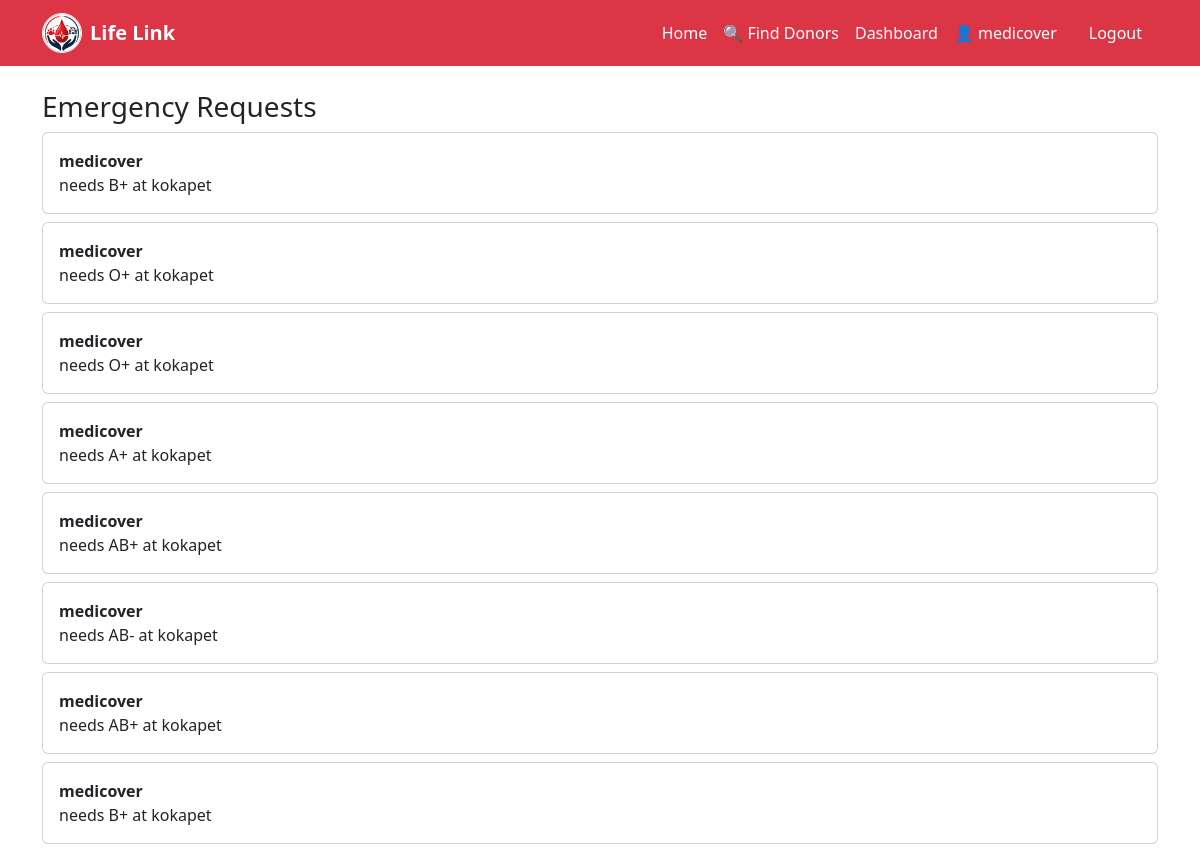
/view-requests/ (signed in), run on the app's committed database.
### core/models.py (models this page shows, shortened)
class BloodRequest(models.Model):
    STATUS_CHOICES = [
        ('pending', 'Pending'),
        ('fulfilled', 'Fulfilled'),
    ]
    hospital = models.ForeignKey(Hospital, on_delete=models.CASCADE)
    blood_group = models.CharField(max_length=5)
    location = models.CharField(max_length=100)
    status = models.CharField(
        max_length=20,
        choices=STATUS_CHOICES,
        default='pending'
    )
    created_at = models.DateTimeField(auto_now_add=True)
    fulfilled_by = models.ForeignKey(
        Donor,
        on_delete=models.SET_NULL,
        null=True,
        blank=True
    )

class Hospital(models.Model):
    user = models.OneToOneField(User, on_delete=models.CASCADE)
    name = models.CharField(max_length=100)
    location = models.CharField(max_length=100)
    phone = models.CharField(max_length=15, blank=True, null=True)

### core/views.py (the view)
# urls.py: path('view-requests/', views.view_requests, name='view_requests'),
def view_requests(request):
    requests = BloodRequest.objects.all().order_by('-id')
    return render(request, 'view_requests.html', {'requests': requests})

### core/context_processors.py (called while the page is built)
def user_role(request):
    if request.user.is_authenticated:
        return {
            'is_donor': Donor.objects.filter(user=request.user).exists(),
            'is_hospital': Hospital.objects.filter(user=request.user).exists()
        }
    return {}

### core/templates/view_requests.html
{% extends 'base.html' %}
{% block content %}
<h3>Emergency Requests</h3>
{% for r in requests %}
<div class="card p-3 mb-2">
    <b>{{ r.hospital.name }}</b> needs {{ r.blood_group }} at {{ r.location }}
</div>
{% endfor %}
{% endblock %}

### core/templates/base.html (shortened to what this page needs)
{% load static %}
<!DOCTYPE html>
<html>
<head>
    <link href="https://cdn.jsdelivr.net/npm/bootstrap@5.3.0/dist/css/bootstrap.min.css" rel="stylesheet">
</head>
<body>
<nav class="navbar navbar-expand-lg navbar-dark bg-danger">
    <div class="container">
       <a class="navbar-brand d-flex align-items-center" href="{% url 'home' %}">
    <img src="{% static 'images/logo.png' %}"
         alt="Logo"
         width="40" height="40"
         class="me-2 rounded-circle border border-light">
    <span class="fw-bold text-white">Life Link</span>
</a>
        <div class="collapse navbar-collapse" id="navbarNav">
            <ul class="navbar-nav ms-auto">
                <li class="nav-item">
                    <a class="nav-link text-white" href="{% url 'home' %}"> Home</a>
                </li>
                {% if user.is_authenticated %}
                    {% if is_hospital %}
                        <li class="nav-item">
                            <a class="nav-link text-white" href="/search/">🔍 Find Donors</a>
                        </li>
                    {% endif %}
                    <li class="nav-item">
                        <a class="nav-link text-white" href="/dashboard/"> Dashboard</a>
                    </li>
                    <li class="nav-item">
                        <span class="nav-link text-white">
                            👤 {{ user.username }}
                        </span>
                    </li>
                    <li class="nav-item">
                        <a class="nav-link btn btn-dark text-white px-3 ms-2" href="/logout/">
                            Logout
                        </a>
                    </li>
                {% endif %}
            </ul>
        </div>
    </div>
</nav>
<div class="container mt-4">
    {% block content %}
    {% endblock %}
</div>
</body>
</html>

### core/templates/base.html (style rules this page uses)
.card { border-radius: 15px; transition: 0.3s; }

### data on the page
BloodRequest: hospital.name "medicover", blood_group "B+", location "kokapet"
BloodRequest: hospital.name "medicover", blood_group "O+", location "kokapet"
BloodRequest: hospital.name "medicover", blood_group "O+", location "kokapet"
BloodRequest: hospital.name "medicover", blood_group "A+", location "kokapet"
BloodRequest: hospital.name "medicover", blood_group "AB+", location "kokapet"
BloodRequest: hospital.name "medicover", blood_group "AB-", location "kokapet"
BloodRequest: hospital.name "medicover", blood_group "AB+", location "kokapet"
BloodRequest: hospital.name "medicover", blood_group "B+", location "kokapet"

### other printed values
{{ user.username }} "medicover"
